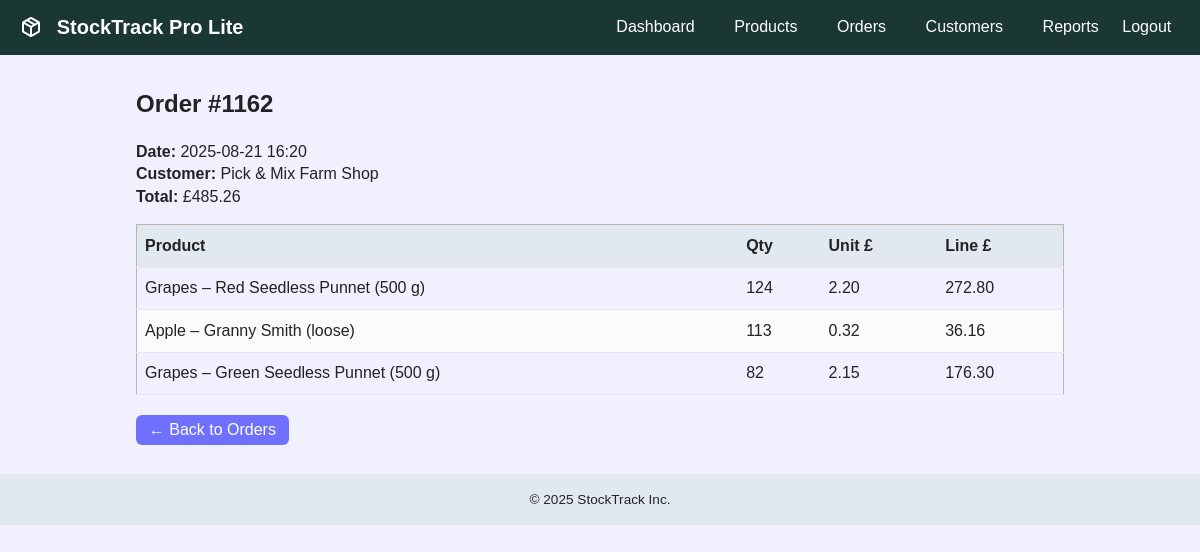
Before: /StockTrackProLite/order_view.php?id=1162 with the older database file.
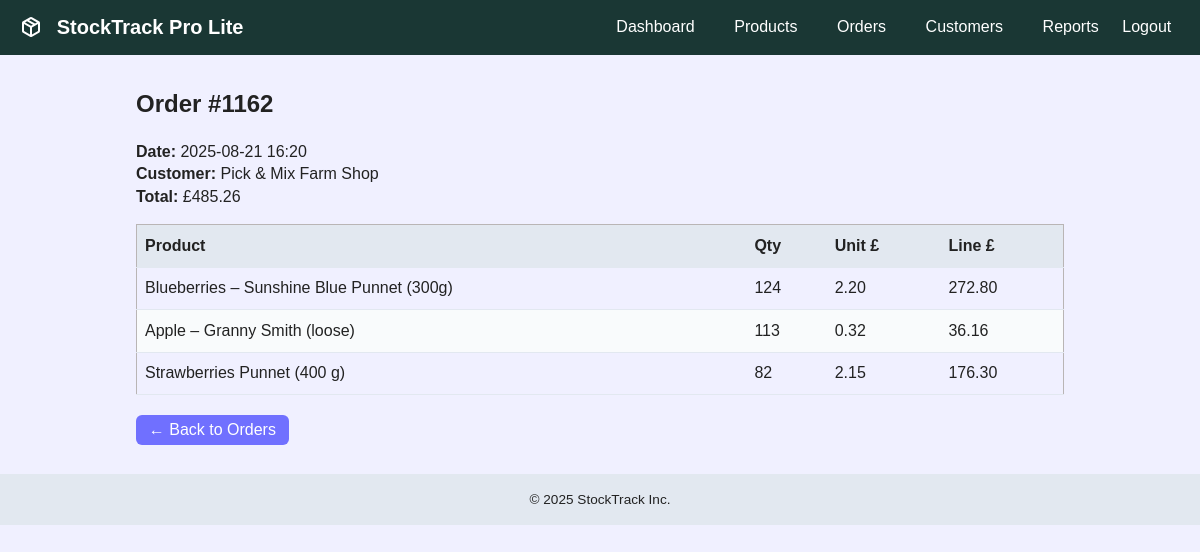
After: the same page with the newer database file.
### tables this page shows
CREATE TABLE `orders` (
  `id` int(11) NOT NULL AUTO_INCREMENT,
  `customer_id` int(11) DEFAULT NULL,
  `order_date` datetime NOT NULL,
  `total` decimal(10,2) NOT NULL,
  PRIMARY KEY (`id`),
  KEY `customer_id` (`customer_id`),
  CONSTRAINT `orders_ibfk_1` FOREIGN KEY (`customer_id`) REFERENCES `customers` (`id`)
);

CREATE TABLE `customers` (
  `id` int(11) NOT NULL AUTO_INCREMENT,
  `name` varchar(100) NOT NULL,
  `phone` varchar(30) DEFAULT NULL,
  `email` varchar(100) DEFAULT NULL,
  `address` text DEFAULT NULL,
  `is_active` TINYINT(1) NOT NULL DEFAULT 1,
  PRIMARY KEY (`id`)
);

CREATE TABLE `order_items` (
  `id` int(11) NOT NULL AUTO_INCREMENT,
  `order_id` int(11) DEFAULT NULL,
  `product_id` int(11) DEFAULT NULL,
  `quantity` int(11) NOT NULL,
  `price` decimal(10,2) NOT NULL,
  PRIMARY KEY (`id`),
  KEY `order_id` (`order_id`),
  KEY `product_id` (`product_id`),
  CONSTRAINT `order_items_ibfk_1` FOREIGN KEY (`order_id`) REFERENCES `orders` (`id`),
  CONSTRAINT `order_items_ibfk_2` FOREIGN KEY (`product_id`) REFERENCES `products` (`id`)
);

CREATE TABLE `products` (
  `id` int(11) NOT NULL AUTO_INCREMENT,
  `sku` varchar(30) NOT NULL,
  `name` varchar(100) NOT NULL,
  `category_id` int(11) DEFAULT NULL,
  `price` decimal(10,2) NOT NULL,
  `stock` int(11) NOT NULL DEFAULT 0,
  `is_active` TINYINT(1) NOT NULL DEFAULT 1,
  `country` VARCHAR(50) NOT NULL,
  `class` VARCHAR(10) NOT NULL,
  `pack_uom` VARCHAR(10) NOT NULL,
  `default_pack_weight` DECIMAL(7,3) DEFAULT NULL,
  `best_before_days` INT(4) NOT NULL,
  `lot_prefix` VARCHAR(10) NOT NULL,
  PRIMARY KEY (`id`),
  KEY `category_id` (`category_id`),
  CONSTRAINT `products_ibfk_1` FOREIGN KEY (`category_id`) REFERENCES `categories` (`id`)
);

### StockTrackProLite/order_view.php (the view, shortened to what this page needs)
<?php
include __DIR__ . '/includes/db.php';
include __DIR__ . '/includes/header.php';
$id = isset($_GET['id']) ? (int)$_GET['id'] : 0;
$hdr = mysqli_fetch_assoc(mysqli_query($conn,
   "SELECT o.*, c.name AS customer
    FROM orders o
    LEFT JOIN customers c ON c.id = o.customer_id
    WHERE o.id=$id
"));
$lines = mysqli_query($conn,
   "SELECT oi.*, p.name
    FROM order_items oi
    LEFT JOIN products p ON p.id = oi.product_id
    WHERE oi.order_id=$id
");
?>
<h2>Order #<?php echo $hdr['id']; ?></h2>
<p><strong>Date:</strong> <?php echo date('Y-m-d H:i', strtotime($hdr['order_date'])); ?><br>
<strong>Customer:</strong> <?php echo htmlspecialchars($hdr['customer']); ?><br>
<strong>Total:</strong> £<?php echo number_format($hdr['total'], 2); ?></p>
<table>
    <thead><tr><th>Product</th><th>Qty</th><th>Unit £</th><th>Line £</th></tr></thead>
    <tbody>
    <?php while ($l = mysqli_fetch_assoc($lines)): ?>
        <tr>
            <td><?php echo htmlspecialchars($l['name']); ?></td>
            <td><?php echo $l['quantity']; ?></td>
            <td><?php echo number_format($l['price'], 2); ?></td>
            <td><?php echo number_format($l['quantity'] * $l['price'], 2); ?></td>
        </tr>
    <?php endwhile; ?>
    </tbody>
</table>
<p><a href="orders.php" class="btn">← Back to Orders</a></p>
<?php include __DIR__ . '/includes/footer.php'; ?>

### StockTrackProLite/includes/header.php (shortened to what this page needs)
<!DOCTYPE html>
<html lang="en">
<head>
    <link rel="stylesheet" href="../css/style.css">
</head>
<body class="stocktrackpro">
<header class="topbar">
    <h1 class="logo">
     StockTrack Pro Lite</h1>
    <nav>
        <a href="dashboard.php">Dashboard</a>
        <a href="products.php">Products</a>
        <a href="orders.php">Orders</a>
        <a href="customers.php">Customers</a>
        <a href="reports.php">Reports</a>
        <a href="logout.php" class="right">Logout</a>
    </nav>
</header>
<main class="container">

### StockTrackProLite/includes/footer.php (shortened to what this page needs)
</main>
<footer class="footer">
    &copy; <?php echo date('Y'); ?> StockTrack Inc.
</footer>
</body>
</html>

### css/style.css (style rules this page uses)
.logo svg { vertical-align: middle; margin-bottom: 4px; margin-right: 8px; }
:root { --primary: #1a3734; --primary-dark: #102220; --secondary: #7070ff; --background: #f0f0ff; --card: #ffffff; --border: #b9b5b5; --btn-secondary: #325730; --gray: #e2e8f0; --text: #222; --text-light: #fff; --radius: 6px; }
* { box-sizing: border-box; }
body { margin: 0; font-family: Cabin, Arial, Helvetica, sans-serif; background: var(--background); color: var(--text); line-height: 1.4; }
.topbar { background: var(--primary); color: var(--text-light); padding: .8rem 1.2rem; display: flex; flex-wrap: wrap; align-items: center; }
.topbar .logo { font-size: 1.25rem; margin: 0; flex: 1 0 auto; }
.topbar nav a { color: var(--text-light); text-decoration: none; margin-left: 1rem; padding: .4rem .6rem; border-radius: var(--radius); }
.topbar nav a.right { margin-left: auto; }
.container { max-width: 960px; margin: 2rem auto; padding: 0 1rem; }
table { width: 100%; border-collapse: collapse; margin-bottom: 1.5rem; border: 1px solid var(--border) }
th, td { padding: .6rem .5rem; border-bottom: 1px solid var(--gray); text-align: left; }
th { background: var(--gray); font-weight: 600; }
tr:nth-child(even) { background: #f9fbfc; }
.btn { background: var(--secondary); color: var(--text-light); padding: .4rem .8rem; border-radius: var(--radius); text-decoration: none; }
footer { background: var(--gray); text-align: center; padding: 1rem; font-size: .85rem; }

Changed rows visible on the page:
changed through a linked row, order_items: product.name "Grapes – Red Seedless Punnet (500 g)" → "Blueberries – Sunshine Blue Punnet (300g)"
changed through a linked row, order_items: product.name "Grapes – Green Seedless Punnet (500 g)" → "Strawberries Punnet (400 g)"
